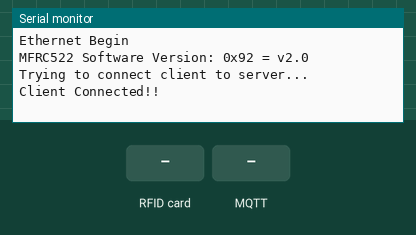
Recording of a sketch running on a simulated Arduino Mega 2560, built with avr-gcc and run on an emulated ATmega2560. Shown: the last lines printed to the serial monitor. The test bench sets the inputs (shaded band). No MQTT or app messages arrive unless stated.

Above: at 1.2 s.
1.3 s: RFID card 5E 7A 19 C4 held to the reader
At 1.9 s:
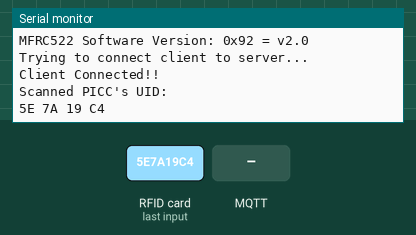
2.8 s: MQTT message "1" arrives on the first subscribed topic
At 3.4 s:
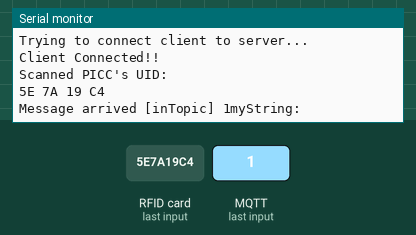
4.3 s: MQTT message "on" arrives on the first subscribed topic
At 5.5 s:
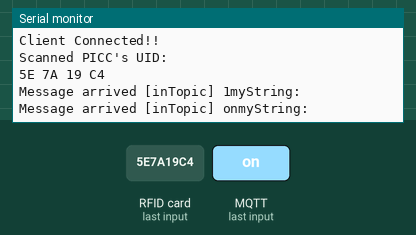
5.8 s: MQTT message "off" arrives on the first subscribed topic
At 7.1 s:
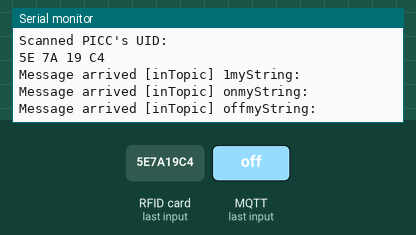

Measured:
- after the input at 1.3 s, the serial monitor: prints a new line at once (image 1)
- after the input at 2.8 s, the serial monitor: prints a new line at once (image 2)
- after the input at 4.3 s, the serial monitor: prints a new line after 0.06 s (image 3)
- after the input at 5.8 s, the serial monitor: prints a new line at once (image 4)

The sketch:

Ethernet_rfid.ino
```cpp
#include<SPI.h>
#include<Ethernet.h>
#include<PubSubClient.h>
#include <MFRC522.h>
String myString;

byte mac[] = {
  0xDE, 0xAD, 0xBE, 0xFF, 0x06, 0xED
};

byte server[]={192,168,1,14};
byte ip[]={192,168,1,34};
byte subnet[]={255,255,255,0};
byte gateway[]={192,168,1,1};

EthernetClient ethClient;
PubSubClient client(server,1883,callback,ethClient);


byte readCard[4];    // Stores scanned ID read from RFID Module
byte masterCard[4];
char filename[] = "XXXXXXXXXXXXXXX.DAT";  // Stores variable filename
char extension[] = "DAT";          // sometimes the extension gets modified
char dir[] = "/PICCS/";

#define SS_PIN 23
#define RST_PIN 22
MFRC522 mfrc522(SS_PIN, RST_PIN);

void setup()
{
Serial.begin(9600);
Ethernet.begin(mac,ip,gateway,subnet);
Serial.println("Ethernet Begin");
//digitalWrite(10, HIGH);

mfrc522.PCD_Init();
ShowReaderDetails();

}
void loop()
{
  while(!client.connected()){
    Serial.println("Trying to connect client to server...");
    client.connect("My_arduinoClient");
    if(client.connected()){
      Serial.println("Client Connected!!");
    }
  }
  if(client.connected()){
    //Serial.println("Sent Data to Broker");
    client.publish("outTopic","Hello,World!");
    client.subscribe("inTopic");
     getID();
    delay(50);
    }
    client.loop();
}

 void callback(char* topic, byte* payload, unsigned int length) {
  Serial.print("Message arrived [");
  Serial.print(topic);
  Serial.print("] ");

  for (int i=0;i<length;i++) {
    Serial.print((char)payload[i]);

  }
  Serial.print("myString:");
  Serial.println(myString);
  Serial.println();

}

void ShowReaderDetails() {
  // Get the MFRC522 software version
  byte v = mfrc522.PCD_ReadRegister(mfrc522.VersionReg);
  Serial.print(F("MFRC522 Software Version: 0x"));
  Serial.print(v, HEX);
  if (v == 0x91)
    Serial.print(F(" = v1.0"));
  else if (v == 0x92)
    Serial.print(F(" = v2.0"));
  else
    Serial.print(F(" (unknown)"));
  Serial.println("");
  // When 0x00 or 0xFF is returned, communication probably failed
  if ((v == 0x00) || (v == 0xFF)) {
    Serial.println(F("WARNING: Communication failure, is the MFRC522 properly connected?"));

  }
}

void getID() {
  // Getting ready for Reading PICCs
  if ( ! mfrc522.PICC_IsNewCardPresent()) { //If a new PICC placed to RFID reader continue
    return;
  }
  if ( ! mfrc522.PICC_ReadCardSerial()) {   //Since a PICC placed get Serial and continue
    return;
  }
  // There are Mifare PICCs which have 4 byte or 7 byte UID care if you use 7 byte PICC
  // I think we should assume every PICC as they have 4 byte UID
  // Until we support 7 byte PICCs
  Serial.println(F("Scanned PICC's UID:"));
  for (int i = 0; i < 4; i++) {  //
    readCard[i] = mfrc522.uid.uidByte[i];
    Serial.print(readCard[i], HEX);
    Serial.print(" ");
  }
  Serial.println("");
  mfrc522.PICC_HaltA(); // Stop reading
 // getFilename();    // Get data ready
  }

//void getFilename() {  // We will store UIDs as files on SD card
//  sprintf(filename, "%s%02x%02x%02x%02x.%s", dir, readCard[0], readCard[1], // Convert readCard data to char and append extension
//          readCard[2], readCard[3], extension);
//}
```
